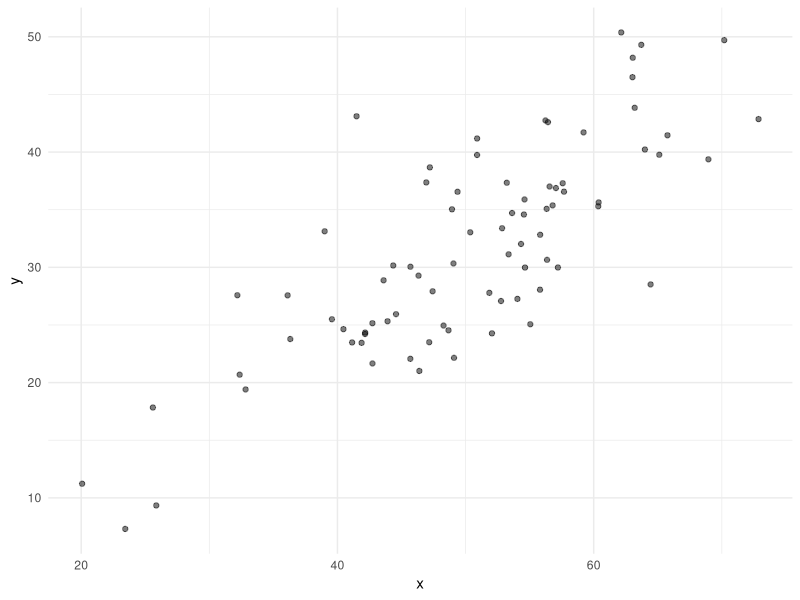
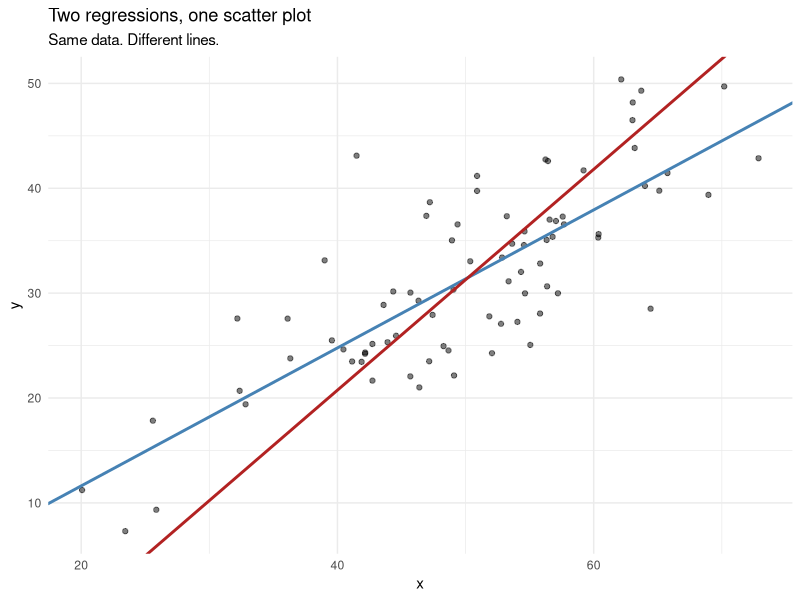

Reproduce these figures in R, in order.
## ---- chunk 1
library(tidyverse)
set.seed(42)
## ---- chunk 2
n <- 80
x <- rnorm(n, mean = 50, sd = 10)
y <- 2 + 0.6 * x + rnorm(n, sd = 6)

ggplot(data.frame(x, y), aes(x = x, y = y)) +
  geom_point(alpha = 0.5) + theme_minimal()

## ---- chunk 3
cor(x,y)
cor(y,x)
## ---- chunk 4
# Regression of y on x
fit_yx <- lm(y ~ x)
# Regression of x on y
fit_xy <- lm(x ~ y)
## ---- chunk 5
a <- coef(fit_xy)[1]
b <- coef(fit_xy)[2]

# Rearranged: y = -a/b + (1/b) * x
intercept_rearranged <- -a / b
slope_rearranged <- 1 / b
## ---- chunk 6
ggplot(data.frame(x, y), aes(x = x, y = y)) +
  geom_point(alpha = 0.5) +
  geom_abline(intercept = coef(fit_yx)[1], slope = coef(fit_yx)[2],
              color = "steelblue", linewidth = 1, aes(linetype = "lm(y ~ x)")) +
  geom_abline(intercept = intercept_rearranged, slope = slope_rearranged,
              color = "firebrick", linewidth = 1, aes(linetype = "lm(x ~ y) rearranged")) +
  scale_linetype_manual(name = "Model",
                        values = c("lm(y ~ x)" = "solid",
                                   "lm(x ~ y) rearranged" = "dashed"),
                        guide = guide_legend()) +
  labs(title = "Two regressions, one scatter plot",
       subtitle = "Same data. Different lines.") +
  theme_minimal()
## ---- chunk 7
r <- cor(x, y)
slope_formula <- r * (sd(y) / sd(x))
slope_lm <- coef(fit_yx)[2]

round(c(from_formula = slope_formula, from_lm = slope_lm), 6)
## ---- chunk 8
# Small correlation, large n
r_small <- 0.11
n_large <- 1000
t_stat <- r_small * sqrt(n_large - 2) / sqrt(1 - r_small^2)
p_val <- 2 * pt(-abs(t_stat), df = n_large - 2)
p_val
